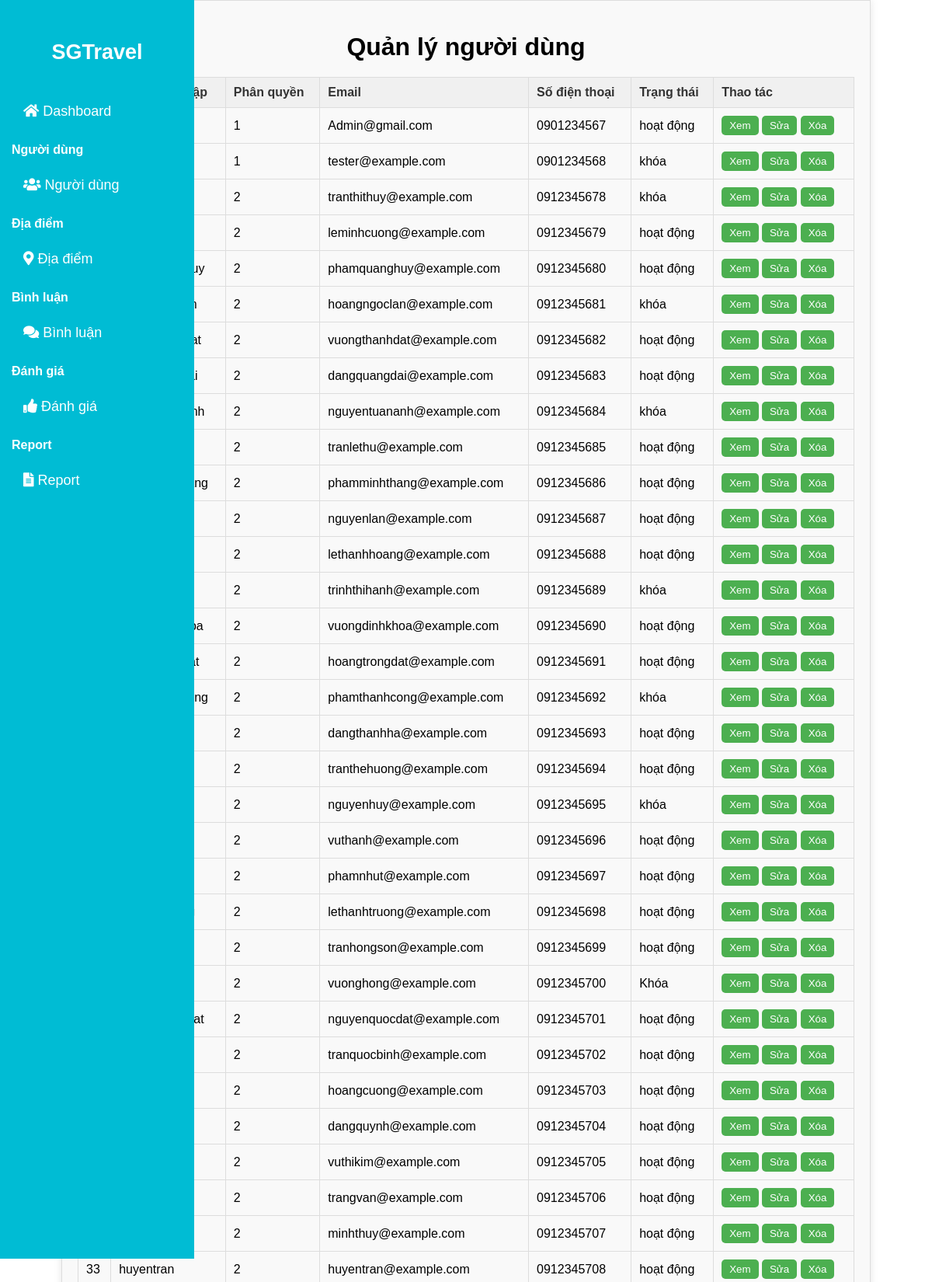
The page /admin/User.php (upper part) on the database its author committed.
### tables this page shows
CREATE TABLE tai_khoan (
    id INT AUTO_INCREMENT PRIMARY KEY, 
    ten_dang_nhap VARCHAR(50) NOT NULL UNIQUE,
    mat_khau VARCHAR(15) NOT NULL,
    phan_quyen INT NOT NULL,   
    email VARCHAR(50) NOT NULL UNIQUE, 
    so_dien_thoai VARCHAR(20), 
    trang_thai VARCHAR(20)
);

### admin/User.php (the view, shortened to what this page needs)
<!DOCTYPE html>
<html>
  <head>
    <link
      href="https://cdnjs.cloudflare.com/ajax/libs/font-awesome/5.15.3/css/all.min.css"
      rel="stylesheet"
    />
  </head>
  <body>
    <div class="sidebar">
    <a href="./Dashboard.php"><h2>SGTravel</h2></a>
      <div class="menu-section">
        <a href="../admin/Dashboard.php">
          <i class="fas fa-home"> </i>
          Dashboard
        </a>
      </div>
      <div class="menu-section">
        <h3>Người dùng</h3>
        <a href="../admin/User.php">
          <i class="fas fa-users"> </i>
          Người dùng
        </a>
      </div>
      <div class="menu-section">
        <h3>Địa điểm</h3>
        <a href="../admin/Diadiem.php">
          <i class="fas fa-map-marker-alt"> </i>
          Địa điểm
        </a>
      </div>
      <div class="menu-section">
        <h3>Bình luận</h3>
        <a href="../admin/comment.php">
          <i class="fas fa-comments"> </i>
          Bình luận
        </a>
      </div>
      <div class="menu-section">
        <h3>Đánh giá</h3>
        <a href="../admin/Danhgia.php">
          <i class="fas fa-thumbs-up"> </i>
          Đánh giá
        </a>
      </div>
      <div class="menu-section">
        <h3>Report</h3>
        <a href="../admin/Report.php">
          <i class="fas fa-file-alt"> </i>
          Report
        </a>
      </div>
    </div>
    <div class="container">
      <h1>Quản lý người dùng</h1>
      <?php
$servername = "localhost";
$username = "root";
$password = "";
$dbname = "sgtravel";
$port = '3306';
$conn = new mysqli($servername, $username, $password, $dbname, $port);
$sql = "SELECT * FROM tai_khoan";
$result = $conn->query($sql);
if ($result->num_rows > 0) {
    echo "<table border='1'>";
    echo "<tr>
            <th>ID</th>
            <th>Tên đăng nhập</th>
            <th>Phân quyền</th>
            <th>Email</th>
            <th>Số điện thoại</th>
            <th>Trạng thái</th>
            <th>Thao tác</th>
          </tr>";
    while ($row = $result->fetch_assoc()) {
        echo "<tr>
                <td>" . htmlspecialchars($row["id"]) . "</td>
                <td>" . htmlspecialchars($row["ten_dang_nhap"]) . "</td>
                <td>" . htmlspecialchars($row["phan_quyen"]) . "</td>
                <td>" . htmlspecialchars($row["email"]) . "</td>
                <td>" . htmlspecialchars($row["so_dien_thoai"]) . "</td>
                <td>" . htmlspecialchars($row["trang_thai"]) . "</td>
                <td>
                     <button onclick=\"window.location.href='view.php?id=" . htmlspecialchars($row["id"]) . "'\">Xem</button>
                    <button onclick=\"window.location.href='edit.php?id=" . htmlspecialchars($row["id"]) . "'\">Sửa</button>
                    <button onclick=\"if(confirm('Bạn có chắc chắn muốn xóa tài khoản này?')) { window.location.href='delete.php?id=" . htmlspecialchars($row["id"]) . "'; }\">Xóa</button>
                </td>
              </tr>";
    }
    echo "</table>";
} else {
    echo "Không có tài khoản nào để hiển thị.";
}
?>
    </div>
  </body>
</html>

### admin/User.php (style rules this page uses)
body { margin: 0; font-family: Arial, sans-serif; }
.sidebar { width: 250px; background-color: #00bcd4; height: 200vh; position: fixed; padding-top: 20px; color: white; }
.sidebar h2 { text-align: center; margin-bottom: 30px; }
.sidebar a { display: block; color: white; padding: 10px; text-decoration: none; font-size: 18px; }
.sidebar .menu-section { margin-bottom: 20px; }
.sidebar .menu-section h3 { margin-left: 15px; font-size: 16px; }
.sidebar .menu-section a { padding-left: 30px; }
table { border-collapse: collapse; width: 100%; margin-bottom: 20px; }
th { background-color: #f0f0f0; color: #333; padding: 10px; border: 1px solid #ddd; text-align: left; }
td { padding: 10px; border: 1px solid #ddd; }
button { background-color: #4caf50; color: #fff; padding: 5px 10px; border: none; border-radius: 5px; cursor: pointer; }
body { font-family: Arial, sans-serif; margin: 0; padding: 0; }
.container { width: 1000px; margin: 0 auto; padding: 20px; background-color: #f9f9f9; border: 1px solid #ddd; box-shadow: 0 0 10px rgba(0, 0, 0, 0.1); }
h1 { text-align: center; margin-bottom: 20px; }

### rows shown on the page
tai_khoan: phan_quyen "1", email "Admin@gmail.com", so_dien_thoai "0901234567", trang_thai "hoạt động"
tai_khoan: phan_quyen "1", email "tester@example.com", so_dien_thoai "0901234568", trang_thai "khóa"
tai_khoan: phan_quyen "2", email "tranthithuy@example.com", so_dien_thoai "0912345678", trang_thai "khóa"
tai_khoan: phan_quyen "2", email "leminhcuong@example.com", so_dien_thoai "0912345679", trang_thai "hoạt động"
tai_khoan: phan_quyen "2", email "phamquanghuy@example.com", so_dien_thoai "0912345680", trang_thai "hoạt động"
tai_khoan: phan_quyen "2", email "hoangngoclan@example.com", so_dien_thoai "0912345681", trang_thai "khóa"
tai_khoan: phan_quyen "2", email "vuongthanhdat@example.com", so_dien_thoai "0912345682", trang_thai "hoạt động"
tai_khoan: phan_quyen "2", email "dangquangdai@example.com", so_dien_thoai "0912345683", trang_thai "hoạt động"
tai_khoan: phan_quyen "2", email "nguyentuananh@example.com", so_dien_thoai "0912345684", trang_thai "khóa"
tai_khoan: phan_quyen "2", email "tranlethu@example.com", so_dien_thoai "0912345685", trang_thai "hoạt động"
tai_khoan: phan_quyen "2", email "phamminhthang@example.com", so_dien_thoai "0912345686", trang_thai "hoạt động"
tai_khoan: phan_quyen "2", email "nguyenlan@example.com", so_dien_thoai "0912345687", trang_thai "hoạt động"
tai_khoan: phan_quyen "2", email "lethanhhoang@example.com", so_dien_thoai "0912345688", trang_thai "hoạt động"
tai_khoan: phan_quyen "2", email "trinhthihanh@example.com", so_dien_thoai "0912345689", trang_thai "khóa"
tai_khoan: phan_quyen "2", email "vuongdinhkhoa@example.com", so_dien_thoai "0912345690", trang_thai "hoạt động"
tai_khoan: phan_quyen "2", email "hoangtrongdat@example.com", so_dien_thoai "0912345691", trang_thai "hoạt động"
tai_khoan: phan_quyen "2", email "phamthanhcong@example.com", so_dien_thoai "0912345692", trang_thai "khóa"
tai_khoan: phan_quyen "2", email "dangthanhha@example.com", so_dien_thoai "0912345693", trang_thai "hoạt động"
tai_khoan: phan_quyen "2", email "tranthehuong@example.com", so_dien_thoai "0912345694", trang_thai "hoạt động"
tai_khoan: phan_quyen "2", email "nguyenhuy@example.com", so_dien_thoai "0912345695", trang_thai "khóa"
tai_khoan: phan_quyen "2", email "vuthanh@example.com", so_dien_thoai "0912345696", trang_thai "hoạt động"
tai_khoan: phan_quyen "2", email "phamnhut@example.com", so_dien_thoai "0912345697", trang_thai "hoạt động"
tai_khoan: phan_quyen "2", email "lethanhtruong@example.com", so_dien_thoai "0912345698", trang_thai "hoạt động"
tai_khoan: phan_quyen "2", email "tranhongson@example.com", so_dien_thoai "0912345699", trang_thai "hoạt động"
tai_khoan: phan_quyen "2", email "vuonghong@example.com", so_dien_thoai "0912345700", trang_thai "Khóa"
tai_khoan: phan_quyen "2", email "nguyenquocdat@example.com", so_dien_thoai "0912345701", trang_thai "hoạt động"
tai_khoan: phan_quyen "2", email "tranquocbinh@example.com", so_dien_thoai "0912345702", trang_thai "hoạt động"
tai_khoan: phan_quyen "2", email "hoangcuong@example.com", so_dien_thoai "0912345703", trang_thai "hoạt động"
tai_khoan: phan_quyen "2", email "dangquynh@example.com", so_dien_thoai "0912345704", trang_thai "hoạt động"
tai_khoan: phan_quyen "2", email "vuthikim@example.com", so_dien_thoai "0912345705", trang_thai "hoạt động"
tai_khoan: phan_quyen "2", email "trangvan@example.com", so_dien_thoai "0912345706", trang_thai "hoạt động"
tai_khoan: phan_quyen "2", email "minhthuy@example.com", so_dien_thoai "0912345707", trang_thai "hoạt động"
tai_khoan: id "33", ten_dang_nhap "huyentran", phan_quyen "2", email "huyentran@example.com", so_dien_thoai "0912345708", trang_thai "hoạt động"
